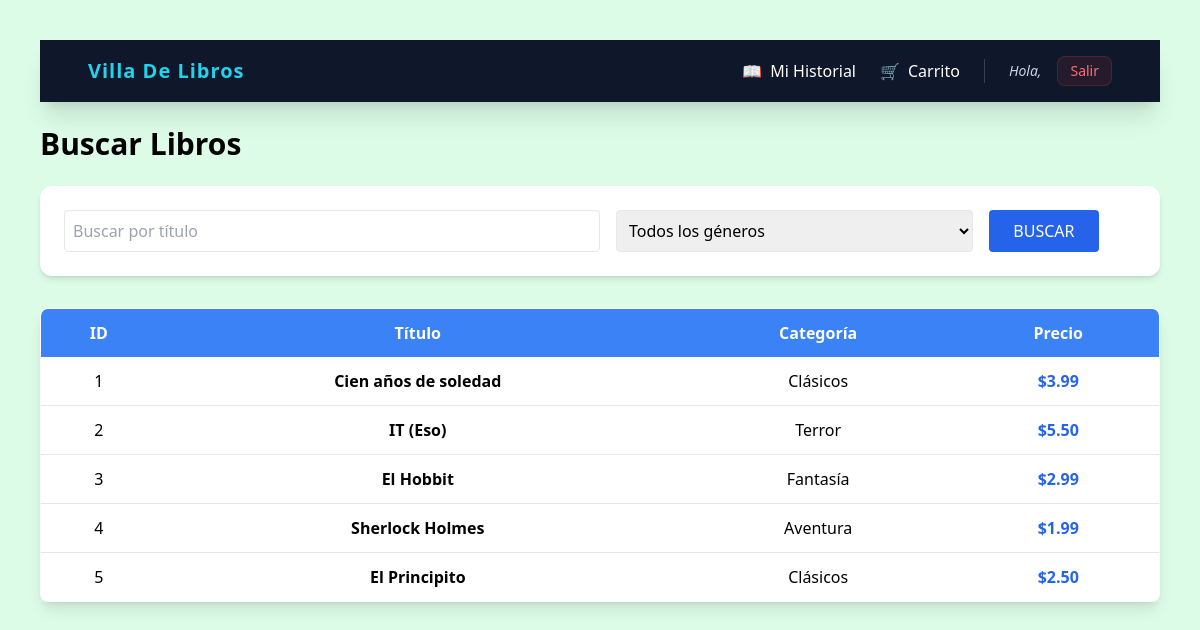
The app's page /Buscador.php, older data.
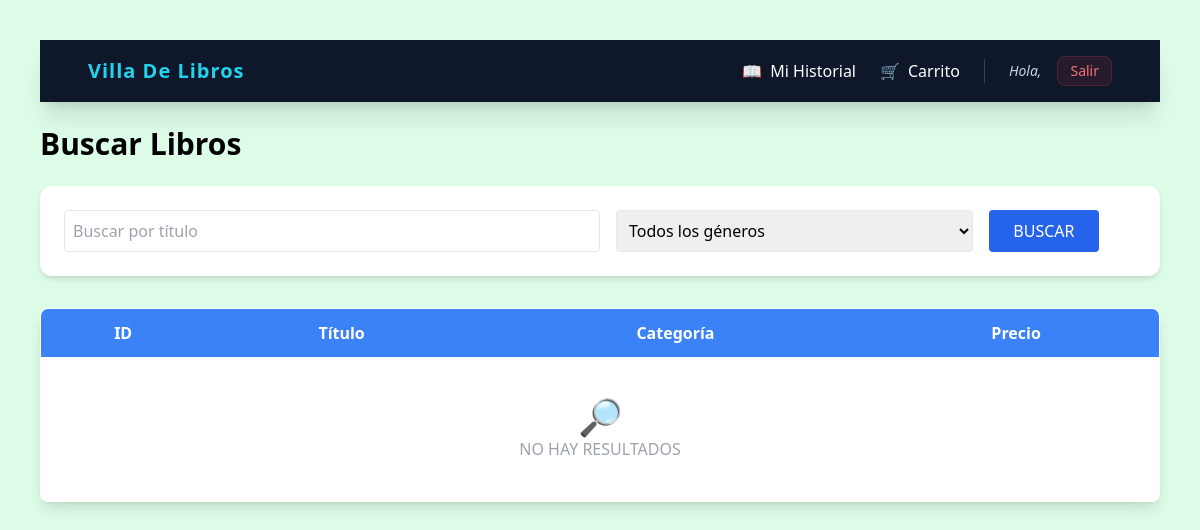
The same page, newer data.
### tables this page shows
CREATE TABLE producto (
    id INT AUTO_INCREMENT PRIMARY KEY,
    titulo VARCHAR(150) NOT NULL,
    descripcion TEXT NOT NULL,
    precio INT NOT NULL,
    imagen VARCHAR(500),
    categoria_id INT  
);

CREATE TABLE categorias (
    id INT AUTO_INCREMENT PRIMARY KEY,
    nombre VARCHAR(50) NOT NULL
);

### Buscador.php (the view, shortened to what this page needs)
<?php
require_once 'conexion/conexion.php';
$titulo = $_POST['titulo'] ?? '';
$sql = "SELECT p.*, c.nombre AS categoria
        FROM producto p
        LEFT JOIN categorias c ON p.categoria_id = c.id
        WHERE 1=1";
$params = [];
$stmt = $pdo->prepare($sql);
$stmt->execute($params);
$libros = $stmt->fetchAll(PDO::FETCH_ASSOC);
?>
<!DOCTYPE html>
<html lang="es">
<head>
<script src="https://cdn.tailwindcss.com"></script>
</head>
<body class="bg-green-100 p-10">
<nav class="bg-slate-900 p-4 text-white shadow-xl sticky top-0 z-50">
        <div class="container mx-auto flex justify-between items-center">
            <h1 class="text-xl font-bold tracking-wider text-cyan-400">
                <a href="catalogo.php" class="hover:text-cyan-400 transition flex items-center gap-2">
                    <span>Villa De Libros</span>
                </a>
            </h1>
            <div class="flex items-center space-x-6">
                <a href="alquiler/mis_alquileres.php" class="hover:text-cyan-400 transition flex items-center gap-2">
                    📖 <span>Mi Historial</span>
                </a>
                <a href="alquiler/carrito.php" class="relative hover:text-cyan-400 transition flex items-center gap-2">
                    🛒 <span>Carrito</span>
                </a>
                <div class="flex items-center gap-4">
                    <span class="text-sm text-slate-300 italic">Hola, <?php echo $_SESSION['nombre']; ?></span>
                    <a href="auth/logout.php" class="bg-red-500/10 text-red-400 px-3 py-1 rounded-lg border border-red-500/20 hover:bg-red-500 hover:text-white transition text-sm">
                        Salir
                    </a>
                </div>
            </div>
        </div>
    </nav>
<h1 class="text-3xl font-bold mb-6 mt-6">Buscar Libros</h1>
<form method="POST" class="bg-white p-6 rounded-xl shadow-md mb-8 flex gap-4">
    <input type="text" name="titulo" placeholder="Buscar por título" value="<?php echo htmlspecialchars($titulo); ?>" class="border p-2 rounded w-1/2">
    <select name="genero" class="border p-2 rounded w-1/3">
        <option value="">Todos los géneros</option>
    </select>
    <button type="submit" class="bg-blue-600 text-white px-6 rounded">BUSCAR</button>
</form>
<table class="w-full border border-gray-400 bg-white shadow-lg rounded-lg overflow-hidden">
    <thead class="bg-blue-500 text-white">
        <tr>
            <th class="p-3">ID</th>
            <th class="p-3">Título</th>
            <th class="p-3">Categoría</th>
            <th class="p-3">Precio</th>
        </tr>
    </thead>
    <tbody>
    <?php if(count($libros) > 0): ?>
        <?php foreach($libros as $libro): ?>
            <tr class="text-center border-b hover:bg-gray-50 transition">
                <td class="p-3"><?php echo $libro['id']; ?></td>
                <td class="p-3 font-semibold"><?php echo $libro['titulo']; ?></td>
                <td class="p-3"><?php echo $libro['categoria']; ?></td>
                <td class="p-3 text-blue-600 font-bold">$<?php echo number_format($libro['precio'],2); ?></td>
            </tr>
        <?php endforeach; ?>
    <?php else: ?>
        <tr>
            <td colspan="4" class="text-center p-10 text-gray-400">
                <span class="text-4xl">🔎</span><br>NO HAY RESULTADOS
            </td>
        </tr>
    <?php endif; ?>
    </tbody>
</table>
</body>
</html>

Row changes from the older to the newer data that the page shows:
removed producto: id "1", titulo "Cien años de soledad", categoria.nombre "Clásicos", precio "3.99"
removed producto: id "2", titulo "IT (Eso)", categoria.nombre "Terror", precio "5.50"
removed producto: id "3", titulo "El Hobbit", categoria.nombre "Fantasía", precio "2.99"
removed producto: id "4", titulo "Sherlock Holmes", categoria.nombre "Aventura", precio "1.99"
removed producto: id "5", titulo "El Principito", categoria.nombre "Clásicos", precio "2.50"
Text that changed along with them:
text now shown: "🔎 NO HAY RESULTADOS"
